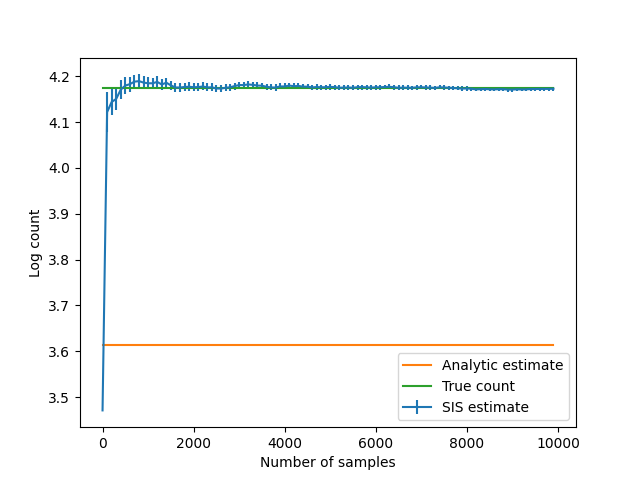

Python code for this plot:
# Demonstration of how samples are combined to estimate the count of symmetric matrices with given margins.
# Produces a figure showing convergence to the true count. 

from __future__ import annotations

import matplotlib.pyplot as plt
import numpy as np

import matrix_count as mc
from matrix_count import _util

# test_margin = [6, 4, 3, 3, 2, 2, 1, 1]
# true_count = 47

test_margin = [4, 3, 3, 2, 2, 1, 1]
true_count = 65

num_samples = 10000

# Estimate the number of matrices with given margins
estimate = mc.estimate_log_symmetric_matrices(test_margin, binary_matrix=True, estimate_order=2)

logEs = []
log_count_err_ests = []

entropies = []
for t in range(num_samples):
    if t % 100 == 0:
        pass
    sample, entropy = mc.sample_symmetric_matrix(test_margin, binary_matrix=True, seed=t)
    entropies.append(entropy)
    # log(Delta log E) = log(Delta E/E) = 1/2log(E2 - E^2) - 1/2 log(n) - log(E)
    logE2 = _util.log_sum_exp(2 * np.array(entropies)) - np.log(len(entropies))
    logE = _util.log_sum_exp(entropies) - np.log(len(entropies))
    log_std = 0.5 * (np.log(np.exp(0) - np.exp(2 * logE - logE2)) + logE2)
    log_count_err_est = np.exp(log_std - 0.5 * np.log(len(entropies)) - logE)
    logEs.append(logE)
    log_count_err_ests.append(log_count_err_est)

entropies = np.array(entropies)

plot_frequency = 100  # Number of samples between which to plot the result

logEs = np.array(logEs)
log_count_err_ests = np.array(log_count_err_ests)
inds = np.arange(len(logEs), step=plot_frequency)
plt.errorbar(inds, logEs[inds], yerr=log_count_err_ests[inds], label="SIS estimate")
plt.plot(inds, estimate * np.ones(len(inds)), label="Analytic estimate")
if true_count is not None:
    plt.plot(inds, np.log(true_count) * np.ones(len(inds)), label="True count")
plt.xlabel("Number of samples")
plt.ylabel("Log count")
plt.legend()
plt.savefig("sample_binary.png")
